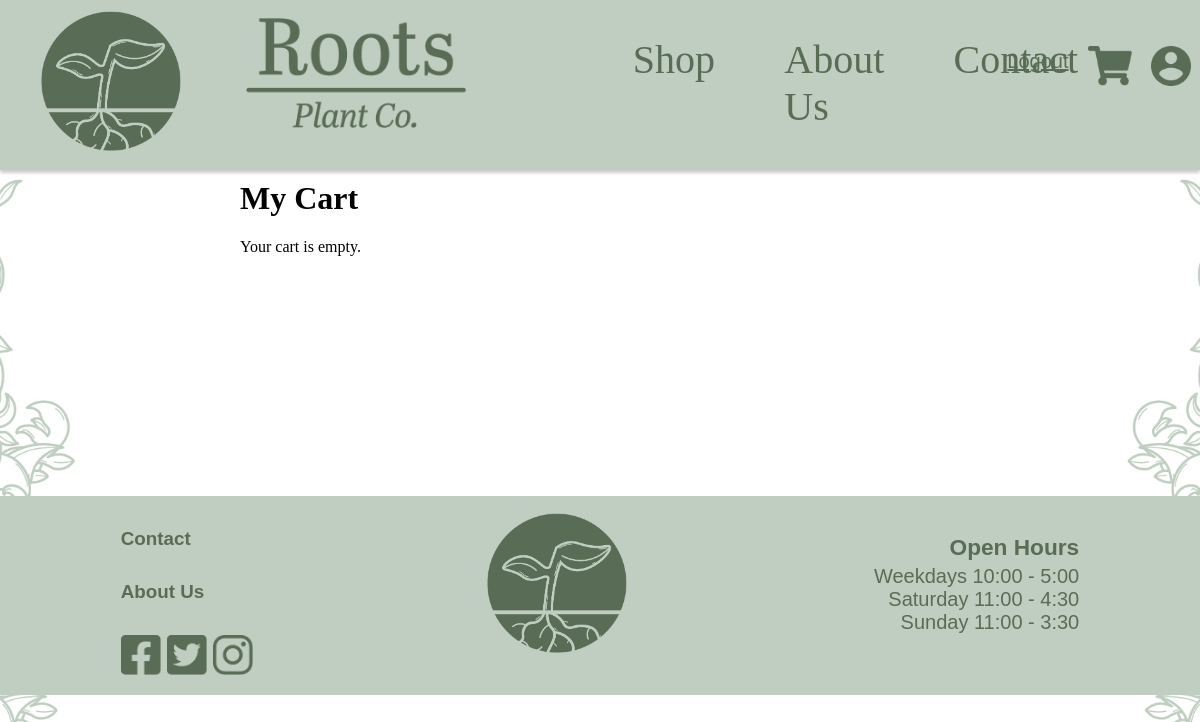
Before: /viewCart (signed in) with the older database file.
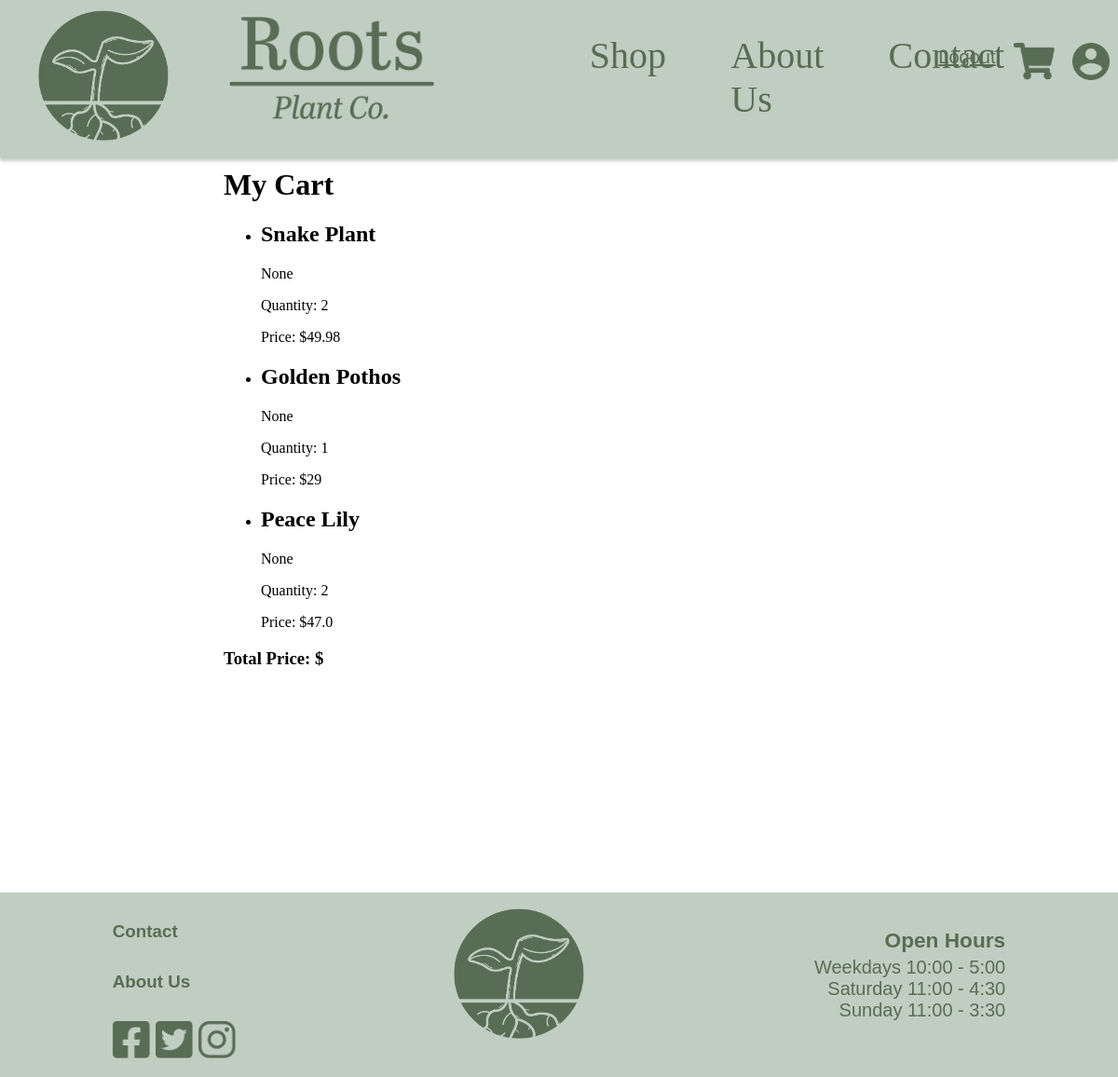
After: the same page with the newer database file.
### Website/models.py (models this page shows)
class UserCart(db.Model):
    __tablename__ = 'UserCart'
    id = db.Column(db.Integer, primary_key=True, autoincrement=True)
    userId = db.Column(db.Integer, db.ForeignKey('user.id'), nullable=False)
    productId = db.Column(db.Integer, db.ForeignKey('shopProducts.id'), nullable=False)
    quantity = db.Column(db.Integer, nullable=False, default=1)
    shopproduct = db.relationship('ShopProducts')
    user = db.relationship('User')

class ShopProducts(db.Model):
    __tablename__ = 'shopProducts'
    id = db.Column(db.Integer, primary_key=True)
    name = db.Column(db.String(150), nullable=False) #Is required
    summary = db.Column(db.String(500), nullable=True)
    description = db.Column(db.String(1000), nullable=True)
    price = db.Column(db.Integer, nullable=False) #Is required
    stock = db.Column(db.Integer, nullable=False) #Is required
    category = db.Column(db.String(150), nullable=False) #Is required
    subCategory = db.Column(db.String(150), nullable=True)
    subSubCategory = db.Column(db.String(150), nullable=True)
    imageUrl = db.Column(db.String(150), nullable=False) #Is required
    userId = db.Column(db.Integer, db.ForeignKey('user.id'))

### Website/views.py (the view)
@views.route('/viewCart', methods=['GET'])
@login_required
def viewCart():
    cartItems = UserCart.query.filter_by(userId=current_user.id).all()
    totalPrice = sum(item.shopproduct .price * item.quantity for item in cartItems)
    return render_template('viewCart.html', user=current_user, cartItems=cartItems, totalPrice=totalPrice)

### Website/templates/viewCart.html
{% extends "navBase.html" %}
{% block content %}
<h1>My Cart</h1>
<div class="cart">
    {% if cartItems %}
    <ul>
        {% for item in cartItems %}
        <li>
            <h2>{{ item.shopproduct.name }}</h2>
            <p>{{ item.shopproduct.description }}</p>
            <p>Quantity: {{ item.quantity }}</p>
            <p>Price: ${{ item.shopproduct.price * item.quantity }}</p>
        </li>
        {% endfor %}
    </ul>
    <h3>Total Price: ${{ total_price }}</h3>
    {% else %}
    <p>Your cart is empty.</p>
    {% endif %}
</div>
{% endblock %}

### Website/templates/navBase.html (shortened to what this page needs)
<!DOCTYPE html>
<html>
    <head>
        <link rel="stylesheet" href="{{ url_for('static', filename='css/navBase.css') }}">
        <link rel="stylesheet" href="https://use.typekit.net/btr0hfq.css">
    </head>
    <body>
        <nav class="navBar">
            <div class="navBarMain">
                <a class="navBarLogoIcon" href="/">
                    <img height="150px" src="{{ url_for('static', filename='iconLogo.png') }}">
                </a>
                <a class="navBarLogoType" href="/">
                    <img height="110px" src="{{ url_for('static', filename='typographicLogo.png') }}">
                </a>
                <div class="navBarCategories">
                    <a class="navItem" id="shop" href="/shop">Shop</a>
                    <a class="navItem" id="aboutUs" href="/aboutUs">About Us</a>
                    <a class="navItem" id="contact" href="{{ url_for('contact.contact')}}">Contact</a>
                </div>
                {% if user.is_authenticated %}
                <div class="loggedSection">
                    <a class="loggedLinks" id="logout" href="/logout">Logout</a>
                    <a class="loggedIcons" href="/viewCart">
                        <img height="40px" src="{{ url_for('static', filename='shoppingCart.png')  }}">
                    </a>
                    <a class="loggedIcons" href="/accountDetails">
                        <img height="40px" src="{{ url_for('static', filename='accountIcon.png') }}">
                    </a>
                </div>
                {% else %}
                <div class="loginSection">
                    <a class="loginLinks" id="login" href="/login">Login</a>
                    <a class="loginLinks" id="signUp" href="/signUp">Sign up</a>
                </div>
                {% endif %}
            </div>
        </nav>
        <div class="container">
            {% block content %}
            {% endblock %}
        </div>
        <footer class="footer">
            <div class="footerMain">
                <div class="column1">
                    <a class="column1Text" href="/shop"><h5>Contact</h5></a>
                    <a class="column1Text" href="/shop"><h5>About Us</h5></a>
                    <ul class="socialMedias">
                        <li class="socialMediaItems">
                            <a href="/shop"><img height="40px" src="{{ url_for('static', filename='facebookIcon.png') }}"></a>
                        </li>
                        <li class="socialMediaItems" href="#">
                            <a href="/shop"><img height="40px" src="{{ url_for('static', filename='twitterIcon.png') }}"></a>
                        </li>
                        <li class="socialMediaItems" href="#">
                            <a href="/shop"><img height="40px" src="{{ url_for('static', filename='instaIcon.png') }}"></a>
                        </li>
                    </ul>
                </div>
                <a class="footerLogo" href="/">
                    <img height="150px" src="{{ url_for('static', filename='iconLogo.png') }}">
                </a>
                <div class="openHours">
                    <h5 class="openHoursTitle">Open Hours</h5>
                    <ul class="openHoursList">
                        <li>Weekdays 10:00 - 5:00</li>
                        <li>Saturday 11:00 - 4:30</li>
                        <li>Sunday 11:00 - 3:30</li>
                    </ul>
                </div>
            </div>
        </footer>
    </body>
</html>

### Website/static/css/navBase.css (style rules this page uses)
body, html { margin: 0%; padding: 0%; background-image: url(/static/background.jpg); background-size: cover; background-attachment: fixed; background-position: center; background-repeat: no-repeat; }
nav { height: 170px; }
.navBar { background-color: #C0CEC1; position: fixed; width: 100%; top: 0; box-shadow: 0px 3px 3px rgba(0, 0, 0, 0.2); }
.navBarMain { display: flex; }
.navBarLogoIcon { margin-top: 0.5%; margin-left: 3%; margin-right: 0%; padding: 0%; }
.navBarLogoType { margin-left: 5%; margin-right: 0%; margin-top: 1.5%; padding: 0%; }
.navBarCategories { display: flex; margin-top: 3%; margin-left: 11%; margin-right: 0%; width: 50%; padding: 0%; height: fit-content; }
.navItem { font-family: abril-titling, serif; font-style: normal; font-weight: 400; color: #596C55; font-size: 30pt; text-decoration: none; margin-left: 9%; margin-right: 9%; }
.loggedSection { margin-top: 3.5%; margin-left: 2%; display: block; width: 300px; display: flex; }
.loggedLinks { font-family: "brandon-grotesque", sans-serif; font-weight: 400; font-style: normal; color: #596C55; font-size: 15pt; margin-right: 10%; margin-top: 4%; }
.loggedIcons { margin-top: 2%; margin-right: 10%; text-decoration: none; }
.container { margin-left: 20%; margin-right: 20%; margin-top: 15%; }
.footerMain { height: 20%; display: flex; background-color: #C0CEC1; justify-content: space-around; bottom: 0; width: 100%; margin-top: 20%; }
.column1 { display: inline; }
.column1Text { font-family: "brandon-grotesque", sans-serif; font-weight: 400; font-style: normal; color: #596C55; font-size: 17pt; text-decoration: none; }
.socialMedias { display: flex; list-style: none; padding: 0%; justify-content: space-around; }
.socialMediaItems { margin-right: 5%; }
.footerLogo { margin-top: 1%; }
.openHours { font-family: "brandon-grotesque", sans-serif; font-weight: 400; font-style: normal; color: #596C55; font-size: 15pt; text-decoration: none; text-align: right; }
.openHoursTitle { margin-bottom: 2%; font-size: 17pt; }
.openHoursList { list-style: none; margin-left: 0%; padding-left: 0%; margin-top: 0%; }

Changed rows visible on the page:
added UserCart: shopproduct.name "Snake Plant", shopproduct.description "None", quantity "2", item.shopproduct.price*item.quantity "49.98"
added UserCart: shopproduct.name "Golden Pothos", shopproduct.description "None", quantity "1", item.shopproduct.price*item.quantity "29"
added UserCart: shopproduct.name "Peace Lily", shopproduct.description "None", quantity "2", item.shopproduct.price*item.quantity "47.0"
Other visible differences:
text no longer shown: "Your cart is empty."
text now shown: "Total Price: $"
